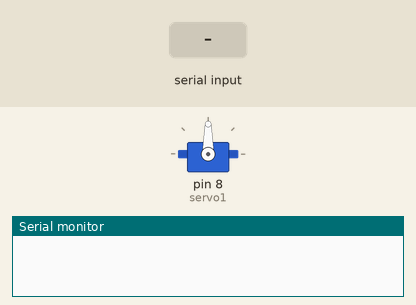
A sketch run on a simulated Arduino Uno, built with avr-gcc and run on an emulated ATmega328P. Parts: servo, the last lines printed to the serial monitor. The test bench sets the inputs (shaded band).

Above: at 1.2 s.
1.3 s: "90,45\n" received over Serial
At 2.3 s:
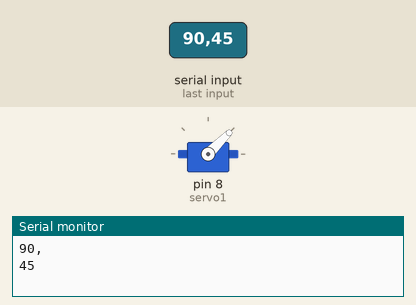
2.8 s: "30,150\n" received over Serial
At 3.2 s:
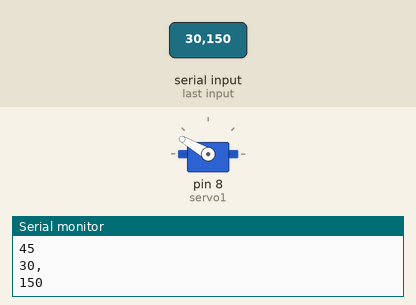
4.3 s: "5\n" received over Serial
At 5.5 s:
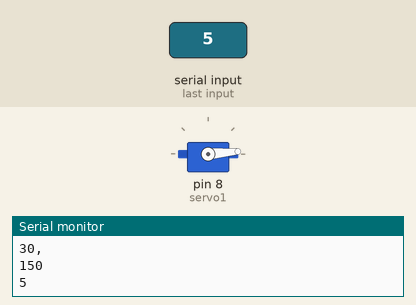
5.8 s: "200\n" received over Serial
At 6.7 s:
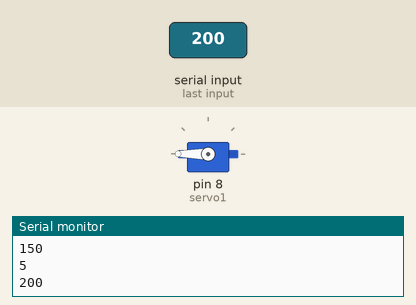
7.3 s: "90\n" received over Serial
At 7.8 s:
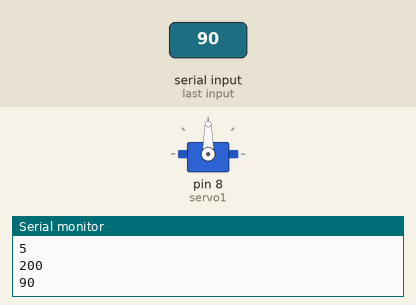
Timing chart, 0 to 9.8 s (numbered marks = the images above; inputs shaded):
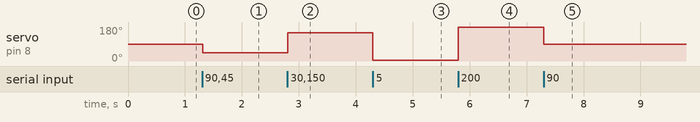

The sketch:

ServoSerialControl.pde
```cpp
// Importa a biblioteca Servo.h do arduino
#include <Servo.h>

// Cria uma variavel do tipo Servo que será
// o nosso servo.
Servo servo1;

// Array de char que receberá o comando
// via serial
char buffer[4];

// Variavel que identifica quantos
// caracteres foram recebidos, pois só é
// possível receber um caracter por vez
int received;

void setup(){

  // Define o baud rate (taxa de trasmissão) como 9600
  Serial.begin(9600);

  // Atribui o servo ao pino 8 do Arduino
  servo1.attach(8);

  // Atribui o valor 0 para a variavel received
  received = 0;

  // Na posição 0 do array, atribui o valor '\0'
  // que identifica onde começa o array
  buffer[received] = '\0';
}

void loop(){

  // Verifica se existe alguma entrada de dados
  // disponivel na entrada serial
  if(Serial.available()){

    // Salva os caracteres no array a cada iteração
    buffer[received++] = Serial.read();


    if(received >= (sizeof(buffer)-1)){

      // Imprime na saída serial o valor
      // Apenas para mostrar o valor
      Serial.println(buffer);

      // Converte o valor de "char" para "int"
      int numero = atoi(buffer);

      // Envia o comando para o Servo Motor
      servo1.write(numero);

      // Zera novamente a variavel
      received = 0;
    }

    // Limpa o buffer da entrada serial
    Serial.flush();

  }

}
```

Measured:
- after the input at 1.3 s, servo on pin 8 (servo1): 90° → 45° at once
- after the input at 2.8 s, servo on pin 8 (servo1): 45° → 150° at once
- after the input at 4.3 s, servo on pin 8 (servo1): 150° → 5° at once
- after the input at 5.8 s, servo on pin 8 (servo1): 5° → 180° at once
- after the input at 7.3 s, servo on pin 8 (servo1): 180° → 90° at once
